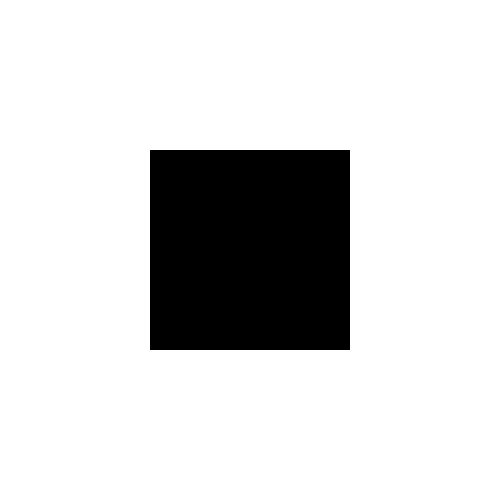
Frame 1 (no input)
Frame 60 (the mouse pressed at the canvas centre just before this capture): identical to frame 1, image omitted
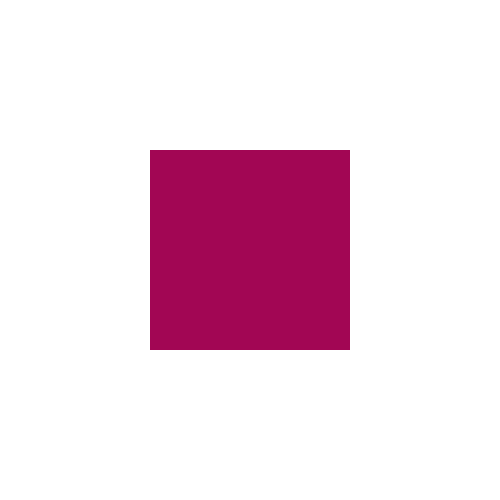
Frame 120 (the mouse held since frame 60 and released just before this capture)

The Processing sketch that drew these frames (run headless with seeded random() and noise(); from frame 60 on, the mouse is pressed at the canvas centre):

// Processing sketch: ex9
// ── ex9.pde
color corRect = color(0);
color corRect2 = color(162, 6, 84);

void setup() {
  size(500, 500);
  noStroke();
  rectMode(CENTER);
}

void draw() {
  background(255);
  desenhaQuadrado(200);
}

void desenhaQuadrado(int tamanho) {
  if (mouseX >= 150 && mouseX <= 350 && mouseY >= 150 && mouseY <= 350) {
    fill(corRect2);
    rect(height/2, width/2, tamanho, tamanho);
  } else {
    fill(corRect);
    rect(height/2, width/2, tamanho, tamanho);
  }
}
